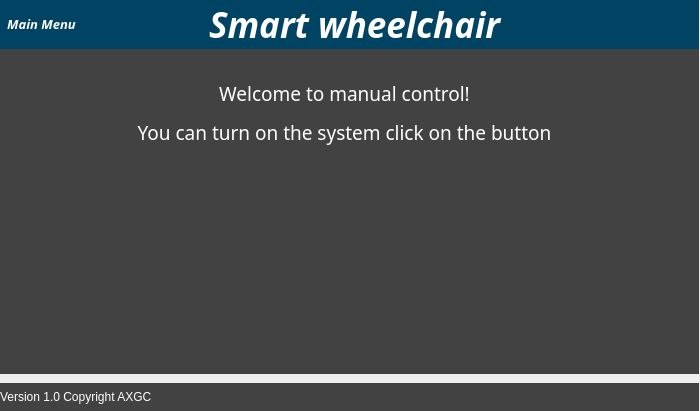
<?xml version="1.0" encoding="UTF-8"?>
<ui version="4.0">
 <class>manual_window</class>
 <widget class="QMainWindow" name="manual_window">
  <property name="geometry">
   <rect>
    <x>0</x>
    <y>0</y>
    <width>700</width>
    <height>411</height>
   </rect>
  </property>
  <property name="windowTitle">
   <string>MainWindow</string>
  </property>
  <property name="styleSheet">
   <string notr="true">*{
	background-color: rgb(66, 66, 66);
	border: none;
	background: none;
	color: #fff;
}
QPushButton, QLineEdit, QCheckBox{
	background-color:rgba(10,16,27,150);
	padding: 7px;
	border-radius: 5px;
}</string>
  </property>
  <widget class="QWidget" name="centralwidget">
   <property name="maximumSize">
    <size>
     <width>699</width>
     <height>411</height>
    </size>
   </property>
   <property name="styleSheet">
    <string notr="true"/>
   </property>
   <layout class="QVBoxLayout" name="verticalLayout">
    <property name="spacing">
     <number>0</number>
    </property>
    <property name="leftMargin">
     <number>0</number>
    </property>
    <property name="topMargin">
     <number>0</number>
    </property>
    <property name="rightMargin">
     <number>0</number>
    </property>
    <property name="bottomMargin">
     <number>0</number>
    </property>
    <item alignment="Qt::AlignTop">
     <widget class="QFrame" name="header_frame">
      <property name="styleSheet">
       <string notr="true">background-color: rgb(0, 67, 98);</string>
      </property>
      <property name="frameShape">
       <enum>QFrame::NoFrame</enum>
      </property>
      <property name="frameShadow">
       <enum>QFrame::Raised</enum>
      </property>
      <layout class="QHBoxLayout" name="horizontalLayout">
       <property name="spacing">
        <number>0</number>
       </property>
       <property name="leftMargin">
        <number>0</number>
       </property>
       <property name="topMargin">
        <number>0</number>
       </property>
       <property name="rightMargin">
        <number>0</number>
       </property>
       <property name="bottomMargin">
        <number>0</number>
       </property>
       <item alignment="Qt::AlignLeft">
        <widget class="QFrame" name="header_left_frame">
         <property name="frameShape">
          <enum>QFrame::StyledPanel</enum>
         </property>
         <property name="frameShadow">
          <enum>QFrame::Raised</enum>
         </property>
         <layout class="QHBoxLayout" name="horizontalLayout_4">
          <property name="spacing">
           <number>0</number>
          </property>
          <property name="leftMargin">
           <number>0</number>
          </property>
          <property name="topMargin">
           <number>0</number>
          </property>
          <property name="rightMargin">
           <number>0</number>
          </property>
          <property name="bottomMargin">
           <number>0</number>
          </property>
          <item>
           <widget class="QPushButton" name="return_btn">
            <property name="font">
             <font>
              <family>Lucida Sans</family>
              <pointsize>10</pointsize>
              <weight>75</weight>
              <italic>true</italic>
              <bold>true</bold>
             </font>
            </property>
            <property name="text">
             <string>Main Menu</string>
            </property>
            <property name="icon">
             <iconset resource="icons/icons.qrc">
              <normaloff>:/icons/arrow-left.svg</normaloff>:/icons/arrow-left.svg</iconset>
            </property>
            <property name="iconSize">
             <size>
              <width>32</width>
              <height>32</height>
             </size>
            </property>
           </widget>
          </item>
         </layout>
        </widget>
       </item>
       <item>
        <widget class="QFrame" name="header_center_frame">
         <property name="frameShape">
          <enum>QFrame::StyledPanel</enum>
         </property>
         <property name="frameShadow">
          <enum>QFrame::Raised</enum>
         </property>
         <layout class="QHBoxLayout" name="horizontalLayout_3">
          <property name="spacing">
           <number>0</number>
          </property>
          <property name="leftMargin">
           <number>0</number>
          </property>
          <property name="topMargin">
           <number>0</number>
          </property>
          <property name="rightMargin">
           <number>0</number>
          </property>
          <property name="bottomMargin">
           <number>0</number>
          </property>
          <item>
           <widget class="QLabel" name="label">
            <property name="font">
             <font>
              <pointsize>16</pointsize>
             </font>
            </property>
            <property name="text">
             <string/>
            </property>
            <property name="pixmap">
             <pixmap resource="icons/icons.qrc">:/icons/wheelchair.png</pixmap>
            </property>
           </widget>
          </item>
          <item>
           <widget class="QLabel" name="main_title">
            <property name="font">
             <font>
              <family>Lucida Sans</family>
              <pointsize>26</pointsize>
              <weight>75</weight>
              <italic>true</italic>
              <bold>true</bold>
             </font>
            </property>
            <property name="text">
             <string>&lt;html&gt;&lt;head/&gt;&lt;body&gt;&lt;p&gt;&lt;span style=&quot; color:#ffffff;&quot;&gt;Smart wheelchair&lt;/span&gt;&lt;/p&gt;&lt;/body&gt;&lt;/html&gt;</string>
            </property>
           </widget>
          </item>
         </layout>
        </widget>
       </item>
       <item>
        <widget class="QFrame" name="header_right_frame">
         <property name="frameShape">
          <enum>QFrame::StyledPanel</enum>
         </property>
         <property name="frameShadow">
          <enum>QFrame::Raised</enum>
         </property>
        </widget>
       </item>
      </layout>
     </widget>
    </item>
    <item>
     <widget class="QFrame" name="main_frame">
      <property name="minimumSize">
       <size>
        <width>300</width>
        <height>325</height>
       </size>
      </property>
      <property name="styleSheet">
       <string notr="true">background-color: rgb(66, 66, 66);</string>
      </property>
      <property name="frameShape">
       <enum>QFrame::StyledPanel</enum>
      </property>
      <property name="frameShadow">
       <enum>QFrame::Raised</enum>
      </property>
      <layout class="QHBoxLayout" name="horizontalLayout_2">
       <item>
        <widget class="QFrame" name="pages">
         <property name="minimumSize">
          <size>
           <width>0</width>
           <height>0</height>
          </size>
         </property>
         <property name="maximumSize">
          <size>
           <width>16777215</width>
           <height>16777215</height>
          </size>
         </property>
         <property name="frameShape">
          <enum>QFrame::StyledPanel</enum>
         </property>
         <property name="frameShadow">
          <enum>QFrame::Raised</enum>
         </property>
         <widget class="QScrollArea" name="scrollArea">
          <property name="enabled">
           <bool>true</bool>
          </property>
          <property name="geometry">
           <rect>
            <x>20</x>
            <y>0</y>
            <width>661</width>
            <height>311</height>
           </rect>
          </property>
          <property name="minimumSize">
           <size>
            <width>0</width>
            <height>0</height>
           </size>
          </property>
          <property name="maximumSize">
           <size>
            <width>16777215</width>
            <height>16777215</height>
           </size>
          </property>
          <property name="widgetResizable">
           <bool>true</bool>
          </property>
          <widget class="QWidget" name="scrollAreaWidgetContents">
           <property name="geometry">
            <rect>
             <x>0</x>
             <y>0</y>
             <width>661</width>
             <height>311</height>
            </rect>
           </property>
           <property name="minimumSize">
            <size>
             <width>0</width>
             <height>0</height>
            </size>
           </property>
           <layout class="QGridLayout" name="gridLayout">
            <property name="leftMargin">
             <number>0</number>
            </property>
            <property name="topMargin">
             <number>0</number>
            </property>
            <property name="rightMargin">
             <number>0</number>
            </property>
            <property name="bottomMargin">
             <number>0</number>
            </property>
            <property name="spacing">
             <number>0</number>
            </property>
            <item row="0" column="0">
             <widget class="QStackedWidget" name="stackedWidget">
              <property name="minimumSize">
               <size>
                <width>0</width>
                <height>0</height>
               </size>
              </property>
              <property name="maximumSize">
               <size>
                <width>16777215</width>
                <height>16777215</height>
               </size>
              </property>
              <property name="currentIndex">
               <number>0</number>
              </property>
              <widget class="QWidget" name="page_3">
               <widget class="QLabel" name="label_2">
                <property name="geometry">
                 <rect>
                  <x>90</x>
                  <y>10</y>
                  <width>451</width>
                  <height>91</height>
                 </rect>
                </property>
                <property name="font">
                 <font>
                  <family>Lucida Sans</family>
                  <pointsize>14</pointsize>
                 </font>
                </property>
                <property name="text">
                 <string>&lt;html&gt;&lt;head/&gt;&lt;body&gt;&lt;p align=&quot;center&quot;&gt;Welcome to manual control!&lt;/p&gt;&lt;p align=&quot;center&quot;&gt;You can turn on the system click on the button&lt;/p&gt;&lt;/body&gt;&lt;/html&gt;</string>
                </property>
               </widget>
               <widget class="QPushButton" name="start_wizard_btn">
                <property name="geometry">
                 <rect>
                  <x>210</x>
                  <y>130</y>
                  <width>181</width>
                  <height>141</height>
                 </rect>
                </property>
                <property name="minimumSize">
                 <size>
                  <width>100</width>
                  <height>0</height>
                 </size>
                </property>
                <property name="maximumSize">
                 <size>
                  <width>16777215</width>
                  <height>16777215</height>
                 </size>
                </property>
                <property name="text">
                 <string/>
                </property>
                <property name="icon">
                 <iconset resource="icons/icons.qrc">
                  <normaloff>:/icons/power-on.png</normaloff>:/icons/power-on.png</iconset>
                </property>
                <property name="iconSize">
                 <size>
                  <width>128</width>
                  <height>128</height>
                 </size>
                </property>
               </widget>
              </widget>
              <widget class="QWidget" name="page">
               <widget class="QLabel" name="label_5">
                <property name="geometry">
                 <rect>
                  <x>10</x>
                  <y>10</y>
                  <width>331</width>
                  <height>281</height>
                 </rect>
                </property>
                <property name="font">
                 <font>
                  <family>Lucida Sans</family>
                  <pointsize>12</pointsize>
                 </font>
                </property>
                <property name="autoFillBackground">
                 <bool>false</bool>
                </property>
                <property name="text">
                 <string>&lt;html&gt;&lt;head/&gt;&lt;body&gt;&lt;p align=&quot;justify&quot;&gt;Please click on the buttons in the direction you want to operate the system. &lt;/p&gt;&lt;p align=&quot;justify&quot;&gt;You also have a velocity bar to change the speed of the wheelchair.&lt;/p&gt;&lt;p align=&quot;justify&quot;&gt;You have an emergency button to stop the system.&lt;/p&gt;&lt;p align=&quot;justify&quot;&gt;To come back and start the controller next page have a return button for that.&lt;/p&gt;&lt;p align=&quot;justify&quot;&gt;Let's go to operate the wheelchair!&lt;/p&gt;&lt;/body&gt;&lt;/html&gt;</string>
                </property>
                <property name="scaledContents">
                 <bool>true</bool>
                </property>
                <property name="wordWrap">
                 <bool>true</bool>
                </property>
               </widget>
               <widget class="QPushButton" name="nxt">
                <property name="geometry">
                 <rect>
                  <x>590</x>
                  <y>230</y>
                  <width>71</width>
                  <height>61</height>
                 </rect>
                </property>
                <property name="text">
                 <string/>
                </property>
                <property name="icon">
                 <iconset resource="icons/icons.qrc">
                  <normaloff>:/icons/arrow-right-circle.svg</normaloff>:/icons/arrow-right-circle.svg</iconset>
                </property>
                <property name="iconSize">
                 <size>
                  <width>64</width>
                  <height>64</height>
                 </size>
                </property>
               </widget>
               <widget class="QLabel" name="label_6">
                <property name="geometry">
                 <rect>
                  <x>510</x>
                  <y>130</y>
                  <width>31</width>
                  <height>31</height>
                 </rect>
                </property>
                <property name="text">
                 <string/>
                </property>
                <property name="pixmap">
                 <pixmap resource="icons/icons.qrc">:/icons/arrow-down-circle.svg</pixmap>
                </property>
                <property name="scaledContents">
                 <bool>true</bool>
                </property>
               </widget>
               <widget class="QLabel" name="label_8">
                <property name="geometry">
                 <rect>
                  <x>470</x>
                  <y>100</y>
                  <width>31</width>
                  <height>31</height>
                 </rect>
                </property>
                <property name="text">
                 <string/>
                </property>
                <property name="pixmap">
                 <pixmap resource="icons/icons.qrc">:/icons/arrow-left-circle.svg</pixmap>
                </property>
                <property name="scaledContents">
                 <bool>true</bool>
                </property>
               </widget>
               <widget class="QLabel" name="label_9">
                <property name="geometry">
                 <rect>
                  <x>550</x>
                  <y>100</y>
                  <width>31</width>
                  <height>31</height>
                 </rect>
                </property>
                <property name="text">
                 <string/>
                </property>
                <property name="pixmap">
                 <pixmap resource="icons/icons.qrc">:/icons/arrow-right-circle.svg</pixmap>
                </property>
                <property name="scaledContents">
                 <bool>true</bool>
                </property>
               </widget>
               <widget class="QLabel" name="label_10">
                <property name="geometry">
                 <rect>
                  <x>510</x>
                  <y>60</y>
                  <width>31</width>
                  <height>31</height>
                 </rect>
                </property>
                <property name="text">
                 <string/>
                </property>
                <property name="pixmap">
                 <pixmap resource="icons/icons.qrc">:/icons/arrow-up-circle.svg</pixmap>
                </property>
                <property name="scaledContents">
                 <bool>true</bool>
                </property>
               </widget>
               <widget class="QLabel" name="label_11">
                <property name="geometry">
                 <rect>
                  <x>550</x>
                  <y>60</y>
                  <width>31</width>
                  <height>31</height>
                 </rect>
                </property>
                <property name="text">
                 <string/>
                </property>
                <property name="pixmap">
                 <pixmap resource="icons/icons.qrc">:/icons/arrow-up-right.svg</pixmap>
                </property>
                <property name="scaledContents">
                 <bool>true</bool>
                </property>
               </widget>
               <widget class="QLabel" name="label_12">
                <property name="geometry">
                 <rect>
                  <x>470</x>
                  <y>60</y>
                  <width>31</width>
                  <height>31</height>
                 </rect>
                </property>
                <property name="text">
                 <string/>
                </property>
                <property name="pixmap">
                 <pixmap resource="icons/icons.qrc">:/icons/arrow-up-left.svg</pixmap>
                </property>
                <property name="scaledContents">
                 <bool>true</bool>
                </property>
               </widget>
               <widget class="QLabel" name="label_13">
                <property name="geometry">
                 <rect>
                  <x>550</x>
                  <y>130</y>
                  <width>31</width>
                  <height>31</height>
                 </rect>
                </property>
                <property name="text">
                 <string/>
                </property>
                <property name="pixmap">
                 <pixmap resource="icons/icons.qrc">:/icons/arrow-down-right.svg</pixmap>
                </property>
                <property name="scaledContents">
                 <bool>true</bool>
                </property>
               </widget>
               <widget class="QLabel" name="label_14">
                <property name="geometry">
                 <rect>
                  <x>470</x>
                  <y>130</y>
                  <width>31</width>
                  <height>31</height>
                 </rect>
                </property>
                <property name="text">
                 <string/>
                </property>
                <property name="pixmap">
                 <pixmap resource="icons/icons.qrc">:/icons/arrow-down-left.svg</pixmap>
                </property>
                <property name="scaledContents">
                 <bool>true</bool>
                </property>
               </widget>
              </widget>
              <widget class="QWidget" name="page_2">
               <widget class="QScrollBar" name="velocimeter">
                <property name="geometry">
                 <rect>
                  <x>530</x>
                  <y>20</y>
                  <width>71</width>
                  <height>251</height>
                 </rect>
                </property>
                <property name="orientation">
                 <enum>Qt::Vertical</enum>
                </property>
               </widget>
               <widget class="QPushButton" name="prev">
                <property name="geometry">
                 <rect>
                  <x>0</x>
                  <y>230</y>
                  <width>81</width>
                  <height>61</height>
                 </rect>
                </property>
                <property name="text">
                 <string/>
                </property>
                <property name="icon">
                 <iconset resource="icons/icons.qrc">
                  <normaloff>:/icons/arrow-left-circle.svg</normaloff>:/icons/arrow-left-circle.svg</iconset>
                </property>
                <property name="iconSize">
                 <size>
                  <width>64</width>
                  <height>64</height>
                 </size>
                </property>
               </widget>
               <widget class="QFrame" name="buttons">
                <property name="geometry">
                 <rect>
                  <x>130</x>
                  <y>10</y>
                  <width>351</width>
                  <height>291</height>
                 </rect>
                </property>
                <property name="frameShape">
                 <enum>QFrame::StyledPanel</enum>
                </property>
                <property name="frameShadow">
                 <enum>QFrame::Raised</enum>
                </property>
                <layout class="QGridLayout" name="gridLayout_2">
                 <item row="1" column="1">
                  <widget class="QPushButton" name="stop_btn">
                   <property name="font">
                    <font>
                     <family>Lucida Sans</family>
                     <pointsize>12</pointsize>
                     <weight>75</weight>
                     <bold>true</bold>
                    </font>
                   </property>
                   <property name="text">
                    <string/>
                   </property>
                   <property name="icon">
                    <iconset resource="icons/icons.qrc">
                     <normaloff>:/icons/icons8-stop-sign-96.png</normaloff>:/icons/icons8-stop-sign-96.png</iconset>
                   </property>
                   <property name="iconSize">
                    <size>
                     <width>128</width>
                     <height>128</height>
                    </size>
                   </property>
                  </widget>
                 </item>
                 <item row="0" column="1">
                  <widget class="QPushButton" name="up_btn">
                   <property name="styleSheet">
                    <string notr="true">image: url(:/icons/triangle.png);</string>
                   </property>
                   <property name="text">
                    <string/>
                   </property>
                   <property name="icon">
                    <iconset>
                     <normaloff>:/icons/up.png</normaloff>:/icons/up.png</iconset>
                   </property>
                   <property name="iconSize">
                    <size>
                     <width>84</width>
                     <height>84</height>
                    </size>
                   </property>
                  </widget>
                 </item>
                 <item row="0" column="2">
                  <widget class="QPushButton" name="diag_upr_btn">
                   <property name="text">
                    <string/>
                   </property>
                   <property name="icon">
                    <iconset resource="icons/icons.qrc">
                     <normaloff>:/icons/diagonal-arrow.png</normaloff>:/icons/diagonal-arrow.png</iconset>
                   </property>
                   <property name="iconSize">
                    <size>
                     <width>74</width>
                     <height>74</height>
                    </size>
                   </property>
                  </widget>
                 </item>
                 <item row="0" column="0">
                  <widget class="QPushButton" name="diag_upl_btn">
                   <property name="text">
                    <string/>
                   </property>
                   <property name="icon">
                    <iconset resource="icons/icons.qrc">
                     <normaloff>:/icons/diagonal-arrow_right1.png</normaloff>:/icons/diagonal-arrow_right1.png</iconset>
                   </property>
                   <property name="iconSize">
                    <size>
                     <width>74</width>
                     <height>74</height>
                    </size>
                   </property>
                  </widget>
                 </item>
                 <item row="1" column="0">
                  <widget class="QPushButton" name="left_btn">
                   <property name="text">
                    <string/>
                   </property>
                   <property name="icon">
                    <iconset resource="icons/icons.qrc">
                     <normaloff>:/icons/left.png</normaloff>:/icons/left.png</iconset>
                   </property>
                   <property name="iconSize">
                    <size>
                     <width>84</width>
                     <height>84</height>
                    </size>
                   </property>
                  </widget>
                 </item>
                 <item row="2" column="0">
                  <widget class="QPushButton" name="diag_downl_btn">
                   <property name="text">
                    <string/>
                   </property>
                   <property name="icon">
                    <iconset resource="icons/icons.qrc">
                     <normaloff>:/icons/diagonal-arrw_right2.png</normaloff>:/icons/diagonal-arrw_right2.png</iconset>
                   </property>
                   <property name="iconSize">
                    <size>
                     <width>74</width>
                     <height>74</height>
                    </size>
                   </property>
                  </widget>
                 </item>
                 <item row="2" column="1">
                  <widget class="QPushButton" name="down_btn">
                   <property name="text">
                    <string/>
                   </property>
                   <property name="icon">
                    <iconset resource="icons/icons.qrc">
                     <normaloff>:/icons/down.png</normaloff>:/icons/down.png</iconset>
                   </property>
                   <property name="iconSize">
                    <size>
                     <width>84</width>
                     <height>84</height>
                    </size>
                   </property>
                  </widget>
                 </item>
                 <item row="2" column="2">
                  <widget class="QPushButton" name="diag_downr_btn">
                   <property name="text">
                    <string/>
                   </property>
                   <property name="icon">
                    <iconset resource="icons/icons.qrc">
                     <normaloff>:/icons/diagonal-arrow_left1.png</normaloff>:/icons/diagonal-arrow_left1.png</iconset>
                   </property>
                   <property name="iconSize">
                    <size>
                     <width>74</width>
                     <height>74</height>
                    </size>
                   </property>
                  </widget>
                 </item>
                 <item row="1" column="2">
                  <widget class="QPushButton" name="right_btn">
                   <property name="text">
                    <string/>
                   </property>
                   <property name="icon">
                    <iconset resource="icons/icons.qrc">
                     <normaloff>:/icons/left.png</normaloff>:/icons/left.png</iconset>
                   </property>
                   <property name="iconSize">
                    <size>
                     <width>84</width>
                     <height>84</height>
                    </size>
                   </property>
                  </widget>
                 </item>
                </layout>
                <zorder>stop_btn</zorder>
                <zorder>diag_upr_btn</zorder>
                <zorder>diag_upl_btn</zorder>
                <zorder>diag_downl_btn</zorder>
                <zorder>diag_downr_btn</zorder>
                <zorder>up_btn</zorder>
                <zorder>left_btn</zorder>
                <zorder>down_btn</zorder>
                <zorder>right_btn</zorder>
               </widget>
              </widget>
             </widget>
            </item>
           </layout>
          </widget>
         </widget>
        </widget>
       </item>
      </layout>
     </widget>
    </item>
    <item alignment="Qt::AlignBottom">
     <widget class="QFrame" name="footer_frame">
      <property name="styleSheet">
       <string notr="true">
background-color: rgb(66, 66, 66);</string>
      </property>
      <property name="frameShape">
       <enum>QFrame::NoFrame</enum>
      </property>
      <property name="frameShadow">
       <enum>QFrame::Raised</enum>
      </property>
      <layout class="QHBoxLayout" name="horizontalLayout_5">
       <property name="spacing">
        <number>0</number>
       </property>
       <property name="leftMargin">
        <number>0</number>
       </property>
       <property name="topMargin">
        <number>0</number>
       </property>
       <property name="rightMargin">
        <number>0</number>
       </property>
       <property name="bottomMargin">
        <number>0</number>
       </property>
       <item>
        <widget class="QFrame" name="footer_left_frame">
         <property name="frameShape">
          <enum>QFrame::StyledPanel</enum>
         </property>
         <property name="frameShadow">
          <enum>QFrame::Raised</enum>
         </property>
         <layout class="QHBoxLayout" name="horizontalLayout_6">
          <property name="spacing">
           <number>0</number>
          </property>
          <property name="leftMargin">
           <number>0</number>
          </property>
          <property name="topMargin">
           <number>0</number>
          </property>
          <property name="rightMargin">
           <number>0</number>
          </property>
          <property name="bottomMargin">
           <number>0</number>
          </property>
          <item alignment="Qt::AlignLeft">
           <widget class="QLabel" name="label_4">
            <property name="text">
             <string>&lt;html&gt;&lt;head/&gt;&lt;body&gt;&lt;p&gt;&lt;span style=&quot; color:#ffffff;&quot;&gt;Version 1.0 Copyright AXGC&lt;/span&gt;&lt;/p&gt;&lt;/body&gt;&lt;/html&gt;</string>
            </property>
           </widget>
          </item>
         </layout>
        </widget>
       </item>
       <item>
        <widget class="QFrame" name="footer_right_frame">
         <property name="styleSheet">
          <string notr="true">background-color: rgb(66,66, 66);</string>
         </property>
         <property name="frameShape">
          <enum>QFrame::StyledPanel</enum>
         </property>
         <property name="frameShadow">
          <enum>QFrame::Raised</enum>
         </property>
         <layout class="QVBoxLayout" name="verticalLayout_2">
          <property name="spacing">
           <number>0</number>
          </property>
          <property name="leftMargin">
           <number>0</number>
          </property>
          <property name="topMargin">
           <number>0</number>
          </property>
          <property name="rightMargin">
           <number>0</number>
          </property>
          <property name="bottomMargin">
           <number>0</number>
          </property>
          <item alignment="Qt::AlignRight">
           <widget class="QPushButton" name="info_btn">
            <property name="text">
             <string/>
            </property>
            <property name="icon">
             <iconset resource="icons/icons.qrc">
              <normaloff>:/icons/help-circle.svg</normaloff>:/icons/help-circle.svg</iconset>
            </property>
            <property name="iconSize">
             <size>
              <width>28</width>
              <height>28</height>
             </size>
            </property>
           </widget>
          </item>
         </layout>
        </widget>
       </item>
       <item alignment="Qt::AlignBottom">
        <widget class="QFrame" name="size_grip_2">
         <property name="minimumSize">
          <size>
           <width>10</width>
           <height>10</height>
          </size>
         </property>
         <property name="maximumSize">
          <size>
           <width>10</width>
           <height>10</height>
          </size>
         </property>
         <property name="frameShape">
          <enum>QFrame::StyledPanel</enum>
         </property>
         <property name="frameShadow">
          <enum>QFrame::Raised</enum>
         </property>
        </widget>
       </item>
      </layout>
     </widget>
    </item>
   </layout>
  </widget>
 </widget>
 <resources>
  <include location="icons/icons.qrc"/>
 </resources>
 <connections/>
</ui>
